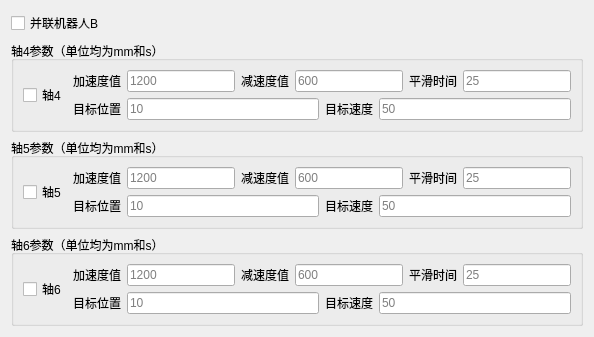
         <widget class="QWidget" name="tab_2">
          <attribute name="title">
           <string>并联机器人B控制参数</string>
          </attribute>
          <layout class="QVBoxLayout" name="verticalLayout_14">
           <item>
            <layout class="QVBoxLayout" name="verticalLayout_9">
             <item>
              <widget class="QCheckBox" name="DeltaRobotBcheckBox">
               <property name="text">
                <string>并联机器人B</string>
               </property>
               <property name="checked">
                <bool>false</bool>
               </property>
               <property name="tristate">
                <bool>false</bool>
               </property>
              </widget>
             </item>
             <item>
              <layout class="QVBoxLayout" name="verticalLayout_10">
               <item>
                <widget class="QGroupBox" name="groupBox_6">
                 <property name="title">
                  <string>轴4参数（单位均为mm和s）</string>
                 </property>
                 <layout class="QHBoxLayout" name="horizontalLayout_21">
                  <item>
                   <layout class="QHBoxLayout" name="horizontalLayout_22">
                    <item>
                     <widget class="QCheckBox" name="AxisFourcheckBox">
                      <property name="text">
                       <string>轴4</string>
                      </property>
                     </widget>
                    </item>
                    <item>
                     <layout class="QVBoxLayout" name="verticalLayout_11">
                      <item>
                       <layout class="QHBoxLayout" name="horizontalLayout_23">
                        <item>
                         <widget class="QLabel" name="label_22">
                          <property name="text">
                           <string>加速度值</string>
                          </property>
                         </widget>
                        </item>
                        <item>
                         <widget class="QLineEdit" name="AxisFourAcclineEdit">
                          <property name="readOnly">
                           <bool>true</bool>
                          </property>
                          <property name="placeholderText">
                           <string>1200</string>
                          </property>
                         </widget>
                        </item>
                        <item>
                         <widget class="QLabel" name="label_23">
                          <property name="text">
                           <string>减速度值</string>
                          </property>
                         </widget>
                        </item>
                        <item>
                         <widget class="QLineEdit" name="AxisFourDeclineEdit">
                          <property name="readOnly">
                           <bool>true</bool>
                          </property>
                          <property name="placeholderText">
                           <string>600</string>
                          </property>
                         </widget>
                        </item>
                        <item>
                         <widget class="QLabel" name="label_24">
                          <property name="text">
                           <string>平滑时间</string>
                          </property>
                         </widget>
                        </item>
                        <item>
                         <widget class="QLineEdit" name="AxisFourSmtlineEdit">
                          <property name="readOnly">
                           <bool>true</bool>
                          </property>
                          <property name="placeholderText">
                           <string>25</string>
                          </property>
                         </widget>
                        </item>
                       </layout>
                      </item>
                      <item>
                       <layout class="QHBoxLayout" name="horizontalLayout_24">
                        <item>
                         <widget class="QLabel" name="label_25">
                          <property name="text">
                           <string>目标位置</string>
                          </property>
                         </widget>
                        </item>
                        <item>
                         <widget class="QLineEdit" name="AxisFourTargetLocationlineEdit">
                          <property name="maxLength">
                           <number>429496729</number>
                          </property>
                          <property name="readOnly">
                           <bool>true</bool>
                          </property>
                          <property name="placeholderText">
                           <string>10</string>
                          </property>
                         </widget>
                        </item>
                        <item>
                         <widget class="QLabel" name="label_26">
                          <property name="text">
                           <string>目标速度</string>
                          </property>
                         </widget>
                        </item>
                        <item>
                         <widget class="QLineEdit" name="AxisFourTargetVelocitylineEdit">
                          <property name="readOnly">
                           <bool>true</bool>
                          </property>
                          <property name="placeholderText">
                           <string>50</string>
                          </property>
                         </widget>
                        </item>
                       </layout>
                      </item>
                     </layout>
                    </item>
                   </layout>
                  </item>
                 </layout>
                </widget>
               </item>
               <item>
                <widget class="QGroupBox" name="groupBox_7">
                 <property name="title">
                  <string>轴5参数（单位均为mm和s）</string>
                 </property>
                 <layout class="QHBoxLayout" name="horizontalLayout_25">
                  <item>
                   <layout class="QHBoxLayout" name="horizontalLayout_26">
                    <item>
                     <widget class="QCheckBox" name="AxisFivecheckBox">
                      <property name="text">
                       <string>轴5</string>
                      </property>
                     </widget>
                    </item>
                    <item>
                     <layout class="QVBoxLayout" name="verticalLayout_12">
                      <item>
                       <layout class="QHBoxLayout" name="horizontalLayout_27">
                        <item>
                         <widget class="QLabel" name="label_27">
                          <property name="text">
                           <string>加速度值</string>
                          </property>
                         </widget>
                        </item>
                        <item>
                         <widget class="QLineEdit" name="AxisFiveAcclineEdit">
                          <property name="readOnly">
                           <bool>true</bool>
                          </property>
                          <property name="placeholderText">
                           <string>1200</string>
                          </property>
                         </widget>
                        </item>
                        <item>
                         <widget class="QLabel" name="label_28">
                          <property name="text">
                           <string>减速度值</string>
                          </property>
                         </widget>
                        </item>
                        <item>
                         <widget class="QLineEdit" name="AxisFiveDeclineEdit">
                          <property name="readOnly">
                           <bool>true</bool>
                          </property>
                          <property name="placeholderText">
                           <string>600</string>
                          </property>
                         </widget>
                        </item>
                        <item>
                         <widget class="QLabel" name="label_29">
                          <property name="text">
                           <string>平滑时间</string>
                          </property>
                         </widget>
                        </item>
                        <item>
                         <widget class="QLineEdit" name="AxisFiveSmtlineEdit">
                          <property name="readOnly">
                           <bool>true</bool>
                          </property>
                          <property name="placeholderText">
                           <string>25</string>
                          </property>
                         </widget>
                        </item>
                       </layout>
                      </item>
                      <item>
                       <layout class="QHBoxLayout" name="horizontalLayout_28">
                        <item>
                         <widget class="QLabel" name="label_30">
                          <property name="text">
                           <string>目标位置</string>
                          </property>
                         </widget>
                        </item>
                        <item>
                         <widget class="QLineEdit" name="AxisFiveTargetLocationlineEdit">
                          <property name="maxLength">
                           <number>429496729</number>
                          </property>
                          <property name="readOnly">
                           <bool>true</bool>
                          </property>
                          <property name="placeholderText">
                           <string>10</string>
                          </property>
                         </widget>
                        </item>
                        <item>
                         <widget class="QLabel" name="label_31">
                          <property name="text">
                           <string>目标速度</string>
                          </property>
                         </widget>
                        </item>
                        <item>
                         <widget class="QLineEdit" name="AxisFiveTargetVelocitylineEdit">
                          <property name="readOnly">
                           <bool>true</bool>
                          </property>
                          <property name="placeholderText">
                           <string>50</string>
                          </property>
                         </widget>
                        </item>
                       </layout>
                      </item>
                     </layout>
                    </item>
                   </layout>
                  </item>
                 </layout>
                </widget>
               </item>
               <item>
                <widget class="QGroupBox" name="groupBox_8">
                 <property name="title">
                  <string>轴6参数（单位均为mm和s）</string>
                 </property>
                 <layout class="QHBoxLayout" name="horizontalLayout_29">
                  <item>
                   <layout class="QHBoxLayout" name="horizontalLayout_30">
                    <item>
                     <widget class="QCheckBox" name="AxisSixcheckBox">
                      <property name="text">
                       <string>轴6</string>
                      </property>
                     </widget>
                    </item>
                    <item>
                     <layout class="QVBoxLayout" name="verticalLayout_13">
                      <item>
                       <layout class="QHBoxLayout" name="horizontalLayout_31">
                        <item>
                         <widget class="QLabel" name="label_32">
                          <property name="text">
                           <string>加速度值</string>
                          </property>
                         </widget>
                        </item>
                        <item>
                         <widget class="QLineEdit" name="AxisSixAcclineEdit">
                          <property name="readOnly">
                           <bool>true</bool>
                          </property>
                          <property name="placeholderText">
                           <string>1200</string>
                          </property>
                         </widget>
                        </item>
                        <item>
                         <widget class="QLabel" name="label_33">
                          <property name="text">
                           <string>减速度值</string>
                          </property>
                         </widget>
                        </item>
                        <item>
                         <widget class="QLineEdit" name="AxisSixDeclineEdit">
                          <property name="readOnly">
                           <bool>true</bool>
                          </property>
                          <property name="placeholderText">
                           <string>600</string>
                          </property>
                         </widget>
                        </item>
                        <item>
                         <widget class="QLabel" name="label_34">
                          <property name="text">
                           <string>平滑时间</string>
                          </property>
                         </widget>
                        </item>
                        <item>
                         <widget class="QLineEdit" name="AxisSixSmtlineEdit">
                          <property name="readOnly">
                           <bool>true</bool>
                          </property>
                          <property name="placeholderText">
                           <string>25</string>
                          </property>
                         </widget>
                        </item>
                       </layout>
                      </item>
                      <item>
                       <layout class="QHBoxLayout" name="horizontalLayout_32">
                        <item>
                         <widget class="QLabel" name="label_35">
                          <property name="text">
                           <string>目标位置</string>
                          </property>
                         </widget>
                        </item>
                        <item>
                         <widget class="QLineEdit" name="AxisSixTargetLocationlineEdit">
                          <property name="maxLength">
                           <number>429496729</number>
                          </property>
                          <property name="readOnly">
                           <bool>true</bool>
                          </property>
                          <property name="placeholderText">
                           <string>10</string>
                          </property>
                         </widget>
                        </item>
                        <item>
                         <widget class="QLabel" name="label_36">
                          <property name="text">
                           <string>目标速度</string>
                          </property>
                         </widget>
                        </item>
                        <item>
                         <widget class="QLineEdit" name="AxisSixTargetVelocitylineEdit">
                          <property name="readOnly">
                           <bool>true</bool>
                          </property>
                          <property name="placeholderText">
                           <string>50</string>
                          </property>
                         </widget>
                        </item>
                       </layout>
                      </item>
                     </layout>
                    </item>
                   </layout>
                  </item>
                 </layout>
                </widget>
               </item>
              </layout>
             </item>
            </layout>
           </item>
          </layout>
         </widget>
